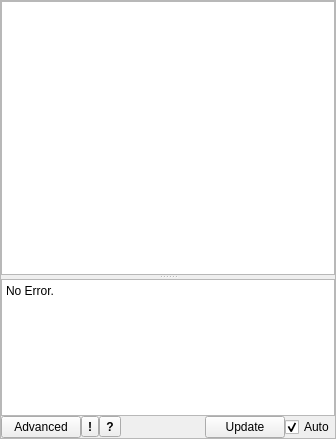
<?xml version="1.0" encoding="UTF-8"?>
<ui version="4.0">
 <class>Form</class>
 <widget class="QWidget" name="Form">
  <property name="geometry">
   <rect>
    <x>0</x>
    <y>0</y>
    <width>336</width>
    <height>439</height>
   </rect>
  </property>
  <property name="minimumSize">
   <size>
    <width>0</width>
    <height>100</height>
   </size>
  </property>
  <property name="windowTitle">
   <string>Form</string>
  </property>
  <layout class="QVBoxLayout" name="verticalLayout_5">
   <property name="spacing">
    <number>0</number>
   </property>
   <property name="leftMargin">
    <number>0</number>
   </property>
   <property name="topMargin">
    <number>0</number>
   </property>
   <property name="rightMargin">
    <number>0</number>
   </property>
   <property name="bottomMargin">
    <number>0</number>
   </property>
   <item>
    <widget class="QFrame" name="frame">
     <property name="frameShape">
      <enum>QFrame::StyledPanel</enum>
     </property>
     <property name="frameShadow">
      <enum>QFrame::Raised</enum>
     </property>
     <layout class="QVBoxLayout" name="verticalLayout_4">
      <property name="spacing">
       <number>0</number>
      </property>
      <property name="leftMargin">
       <number>0</number>
      </property>
      <property name="topMargin">
       <number>0</number>
      </property>
      <property name="rightMargin">
       <number>0</number>
      </property>
      <property name="bottomMargin">
       <number>0</number>
      </property>
      <item>
       <widget class="QSplitter" name="splitter">
        <property name="orientation">
         <enum>Qt::Vertical</enum>
        </property>
        <property name="childrenCollapsible">
         <bool>false</bool>
        </property>
        <widget class="QStackedWidget" name="stack">
         <property name="currentIndex">
          <number>0</number>
         </property>
         <widget class="QWidget" name="page">
          <layout class="QVBoxLayout" name="verticalLayout_3">
           <property name="spacing">
            <number>0</number>
           </property>
           <property name="leftMargin">
            <number>0</number>
           </property>
           <property name="topMargin">
            <number>0</number>
           </property>
           <property name="rightMargin">
            <number>0</number>
           </property>
           <property name="bottomMargin">
            <number>0</number>
           </property>
           <item>
            <widget class="ParameterTree" name="stimulusTree">
             <property name="headerHidden">
              <bool>true</bool>
             </property>
             <column>
              <property name="text">
               <string notr="true">1</string>
              </property>
             </column>
            </widget>
           </item>
          </layout>
         </widget>
         <widget class="QWidget" name="page_3">
          <layout class="QGridLayout" name="gridLayout">
           <item row="0" column="1">
            <spacer name="verticalSpacer_2">
             <property name="orientation">
              <enum>Qt::Vertical</enum>
             </property>
             <property name="sizeHint" stdset="0">
              <size>
               <width>20</width>
               <height>76</height>
              </size>
             </property>
            </spacer>
           </item>
           <item row="1" column="0" colspan="3">
            <widget class="QLabel" name="label">
             <property name="text">
              <string>Warning: Changes have been made to the function in advanced mode. These changes will be overwritten if you exit advanced mode. </string>
             </property>
             <property name="textFormat">
              <enum>Qt::AutoText</enum>
             </property>
             <property name="alignment">
              <set>Qt::AlignCenter</set>
             </property>
             <property name="wordWrap">
              <bool>true</bool>
             </property>
            </widget>
           </item>
           <item row="2" column="0" rowspan="2">
            <spacer name="horizontalSpacer">
             <property name="orientation">
              <enum>Qt::Horizontal</enum>
             </property>
             <property name="sizeHint" stdset="0">
              <size>
               <width>93</width>
               <height>78</height>
              </size>
             </property>
            </spacer>
           </item>
           <item row="2" column="1">
            <widget class="QPushButton" name="forceAdvancedBtn">
             <property name="text">
              <string>Back to
Advanced Mode</string>
             </property>
            </widget>
           </item>
           <item row="2" column="2" rowspan="2">
            <spacer name="horizontalSpacer_3">
             <property name="orientation">
              <enum>Qt::Horizontal</enum>
             </property>
             <property name="sizeHint" stdset="0">
              <size>
               <width>92</width>
               <height>78</height>
              </size>
             </property>
            </spacer>
           </item>
           <item row="3" column="1">
            <widget class="QPushButton" name="forceSimpleBtn">
             <property name="text">
              <string>Change to
Simple Mode</string>
             </property>
            </widget>
           </item>
           <item row="4" column="1">
            <spacer name="verticalSpacer">
             <property name="orientation">
              <enum>Qt::Vertical</enum>
             </property>
             <property name="sizeHint" stdset="0">
              <size>
               <width>20</width>
               <height>75</height>
              </size>
             </property>
            </spacer>
           </item>
          </layout>
         </widget>
         <widget class="QWidget" name="page_4">
          <layout class="QVBoxLayout" name="verticalLayout">
           <property name="spacing">
            <number>0</number>
           </property>
           <property name="leftMargin">
            <number>0</number>
           </property>
           <property name="topMargin">
            <number>0</number>
           </property>
           <property name="rightMargin">
            <number>0</number>
           </property>
           <property name="bottomMargin">
            <number>0</number>
           </property>
           <item>
            <widget class="QSplitter" name="splitter_2">
             <property name="orientation">
              <enum>Qt::Vertical</enum>
             </property>
             <property name="childrenCollapsible">
              <bool>false</bool>
             </property>
             <widget class="QTextEdit" name="functionText">
              <property name="minimumSize">
               <size>
                <width>0</width>
                <height>15</height>
               </size>
              </property>
              <property name="html">
               <string>&lt;!DOCTYPE HTML PUBLIC &quot;-//W3C//DTD HTML 4.0//EN&quot; &quot;http://www.w3.org/TR/REC-html40/strict.dtd&quot;&gt;
&lt;html&gt;&lt;head&gt;&lt;meta name=&quot;qrichtext&quot; content=&quot;1&quot; /&gt;&lt;style type=&quot;text/css&quot;&gt;
p, li { white-space: pre-wrap; }
&lt;/style&gt;&lt;/head&gt;&lt;body style=&quot; font-family:'MS Shell Dlg 2'; font-size:8pt; font-weight:400; font-style:normal;&quot;&gt;
&lt;p style=&quot;-qt-paragraph-type:empty; margin-top:0px; margin-bottom:0px; margin-left:0px; margin-right:0px; -qt-block-indent:0; text-indent:0px; font-family:'Sans Serif'; font-size:7pt;&quot;&gt;&lt;br /&gt;&lt;/p&gt;&lt;/body&gt;&lt;/html&gt;</string>
              </property>
             </widget>
             <widget class="ParameterTree" name="seqTree">
              <attribute name="headerVisible">
               <bool>false</bool>
              </attribute>
              <column>
               <property name="text">
                <string notr="true">1</string>
               </property>
              </column>
             </widget>
            </widget>
           </item>
          </layout>
         </widget>
         <widget class="QWidget" name="page_2">
          <layout class="QVBoxLayout" name="verticalLayout_2">
           <property name="leftMargin">
            <number>0</number>
           </property>
           <property name="topMargin">
            <number>0</number>
           </property>
           <property name="rightMargin">
            <number>0</number>
           </property>
           <property name="bottomMargin">
            <number>0</number>
           </property>
           <item>
            <widget class="QTextBrowser" name="textBrowser">
             <property name="html">
              <string>&lt;!DOCTYPE HTML PUBLIC &quot;-//W3C//DTD HTML 4.0//EN&quot; &quot;http://www.w3.org/TR/REC-html40/strict.dtd&quot;&gt;
&lt;html&gt;&lt;head&gt;&lt;meta name=&quot;qrichtext&quot; content=&quot;1&quot; /&gt;&lt;style type=&quot;text/css&quot;&gt;
p, li { white-space: pre-wrap; }
&lt;/style&gt;&lt;/head&gt;&lt;body style=&quot; font-family:'MS Shell Dlg 2'; font-size:8pt; font-weight:400; font-style:normal;&quot;&gt;
&lt;p align=&quot;center&quot; style=&quot; margin-top:0px; margin-bottom:0px; margin-left:0px; margin-right:0px; -qt-block-indent:0; text-indent:0px;&quot;&gt;&lt;span style=&quot; font-family:'Ubuntu'; font-size:9pt; font-weight:600;&quot;&gt;Waveform Generator Reference&lt;/span&gt;&lt;/p&gt;
&lt;p style=&quot; margin-top:0px; margin-bottom:0px; margin-left:0px; margin-right:0px; -qt-block-indent:0; text-indent:0px;&quot;&gt;&lt;span style=&quot; font-family:'Ubuntu';&quot;&gt;Arbitrary waveforms may be generated by entering a Python expression which returns an array of values. The easiest approach is to use one (or more) of the built-in functions:&lt;/span&gt;&lt;/p&gt;
&lt;ul style=&quot;margin-top: 0px; margin-bottom: 0px; margin-left: 0px; margin-right: 0px; -qt-list-indent: 1;&quot;&gt;&lt;li style=&quot; font-family:'Ubuntu';&quot; style=&quot; margin-top:12px; margin-bottom:0px; margin-left:0px; margin-right:0px; -qt-block-indent:0; text-indent:0px;&quot;&gt;&lt;a href=&quot;#steps&quot;&gt;&lt;span style=&quot; text-decoration: underline; color:#0057ae;&quot;&gt;steps&lt;/span&gt;&lt;/a&gt; - step the waveform to new values at specific times&lt;/li&gt;
&lt;li style=&quot; font-family:'Ubuntu';&quot; style=&quot; margin-top:0px; margin-bottom:0px; margin-left:0px; margin-right:0px; -qt-block-indent:0; text-indent:0px;&quot;&gt;&lt;a href=&quot;#pulse&quot;&gt;&lt;span style=&quot; text-decoration: underline; color:#0057ae;&quot;&gt;pulse&lt;/span&gt;&lt;/a&gt; - generate one or more square pulses&lt;/li&gt;
&lt;li style=&quot; font-family:'Ubuntu';&quot; style=&quot; margin-top:0px; margin-bottom:0px; margin-left:0px; margin-right:0px; -qt-block-indent:0; text-indent:0px;&quot;&gt;&lt;a href=&quot;#waves&quot;&gt;&lt;span style=&quot; text-decoration: underline; color:#0057ae;&quot;&gt;squareWave&lt;/span&gt;&lt;/a&gt; - generate a square wave over a specific time range&lt;/li&gt;
&lt;li style=&quot; font-family:'Ubuntu';&quot; style=&quot; margin-top:0px; margin-bottom:0px; margin-left:0px; margin-right:0px; -qt-block-indent:0; text-indent:0px;&quot;&gt;&lt;a href=&quot;#waves&quot;&gt;&lt;span style=&quot; text-decoration: underline; color:#0057ae;&quot;&gt;sineWave&lt;/span&gt;&lt;/a&gt; - generate a sine wave over a specific time range&lt;/li&gt;
&lt;li style=&quot; font-family:'Ubuntu';&quot; style=&quot; margin-top:0px; margin-bottom:0px; margin-left:0px; margin-right:0px; -qt-block-indent:0; text-indent:0px;&quot;&gt;&lt;a href=&quot;#waves&quot;&gt;&lt;span style=&quot; text-decoration: underline; color:#0057ae;&quot;&gt;sawWave&lt;/span&gt;&lt;/a&gt; - generate a saw wave over a specific time range&lt;/li&gt;
&lt;li style=&quot; font-family:'Ubuntu';&quot; style=&quot; margin-top:0px; margin-bottom:12px; margin-left:0px; margin-right:0px; -qt-block-indent:0; text-indent:0px;&quot;&gt;&lt;a href=&quot;#waves&quot;&gt;&lt;span style=&quot; text-decoration: underline; color:#0057ae;&quot;&gt;listWave&lt;/span&gt;&lt;/a&gt; - repeat a series of values over a specific time range&lt;/li&gt;&lt;/ul&gt;
&lt;p style=&quot; margin-top:0px; margin-bottom:0px; margin-left:0px; margin-right:0px; -qt-block-indent:0; text-indent:0px;&quot;&gt;&lt;span style=&quot; font-family:'Ubuntu';&quot;&gt;Numerical values may be specified with standard scaled-unit variables like &amp;quot;mV&amp;quot; and &amp;quot;kHz&amp;quot; (these values should be multiplied with a number, eg 120*kHz). &lt;/span&gt;&lt;/p&gt;
&lt;p style=&quot;-qt-paragraph-type:empty; margin-top:0px; margin-bottom:0px; margin-left:0px; margin-right:0px; -qt-block-indent:0; text-indent:0px; font-family:'Ubuntu';&quot;&gt;&lt;br /&gt;&lt;/p&gt;
&lt;p style=&quot; margin-top:0px; margin-bottom:0px; margin-left:0px; margin-right:0px; -qt-block-indent:0; text-indent:0px;&quot;&gt;&lt;span style=&quot; font-family:'Ubuntu'; font-weight:600;&quot;&gt;Sequence Parameters&lt;/span&gt;&lt;span style=&quot; font-family:'Ubuntu';&quot;&gt;: Commonly, we want a function to run multiple times while varying one or more of its parameters. To accomplish this, click &amp;quot;Add Sequence Parameter&amp;quot;, configure the new parameter's properties, and substitute any numerical value in the function with the name of the new parameter. Parameters may be renamed or removed by right clicking on their name.&lt;/span&gt;&lt;/p&gt;
&lt;p style=&quot;-qt-paragraph-type:empty; margin-top:0px; margin-bottom:0px; margin-left:0px; margin-right:0px; -qt-block-indent:0; text-indent:0px; font-family:'Ubuntu';&quot;&gt;&lt;br /&gt;&lt;/p&gt;
&lt;p style=&quot; margin-top:0px; margin-bottom:0px; margin-left:0px; margin-right:0px; -qt-block-indent:0; text-indent:0px;&quot;&gt;&lt;span style=&quot; font-family:'Ubuntu'; font-weight:600;&quot;&gt;Function Reference:&lt;/span&gt;&lt;/p&gt;
&lt;p style=&quot;-qt-paragraph-type:empty; margin-top:0px; margin-bottom:0px; margin-left:0px; margin-right:0px; -qt-block-indent:0; text-indent:0px; font-family:'Ubuntu'; font-weight:600;&quot;&gt;&lt;br /&gt;&lt;/p&gt;
&lt;p style=&quot; margin-top:0px; margin-bottom:0px; margin-left:0px; margin-right:0px; -qt-block-indent:0; text-indent:0px;&quot;&gt;&lt;span style=&quot; font-family:'Sans Serif'; font-weight:600;&quot;&gt;steps&lt;/span&gt;&lt;span style=&quot; font-family:'Sans Serif';&quot;&gt;( times, values, [base=0.0] )&lt;/span&gt;&lt;/p&gt;
&lt;p style=&quot; margin-top:0px; margin-bottom:0px; margin-left:0px; margin-right:0px; -qt-block-indent:0; text-indent:0px;&quot;&gt;&lt;span style=&quot; font-family:'Sans Serif';&quot;&gt;Steps the waveform to new values at specific times.&lt;/span&gt;&lt;/p&gt;
&lt;p style=&quot; margin-top:0px; margin-bottom:0px; margin-left:0px; margin-right:0px; -qt-block-indent:0; text-indent:0px;&quot;&gt;&lt;span style=&quot; font-family:'Sans Serif';&quot;&gt;    times - list of times marking each step&lt;/span&gt;&lt;/p&gt;
&lt;p style=&quot; margin-top:0px; margin-bottom:0px; margin-left:0px; margin-right:0px; -qt-block-indent:0; text-indent:0px;&quot;&gt;&lt;span style=&quot; font-family:'Sans Serif';&quot;&gt;                 eg: [1*ms, 10*ms, 30*ms]&lt;/span&gt;&lt;/p&gt;
&lt;p style=&quot; margin-top:0px; margin-bottom:0px; margin-left:0px; margin-right:0px; -qt-block-indent:0; text-indent:0px;&quot;&gt;&lt;span style=&quot; font-family:'Sans Serif';&quot;&gt;    values - list of values&lt;/span&gt;&lt;/p&gt;
&lt;p style=&quot; margin-top:0px; margin-bottom:0px; margin-left:0px; margin-right:0px; -qt-block-indent:0; text-indent:0px;&quot;&gt;&lt;span style=&quot; font-family:'Sans Serif';&quot;&gt;                 eg: [0*mV, 30*mV, 0*mV]&lt;/span&gt;&lt;/p&gt;
&lt;p style=&quot; margin-top:0px; margin-bottom:0px; margin-left:0px; margin-right:0px; -qt-block-indent:0; text-indent:0px;&quot;&gt;&lt;span style=&quot; font-family:'Sans Serif';&quot;&gt;    base - the initial value of the waveform&lt;/span&gt;&lt;/p&gt;
&lt;p style=&quot; margin-top:0px; margin-bottom:0px; margin-left:0px; margin-right:0px; -qt-block-indent:0; text-indent:0px;&quot;&gt;&lt;span style=&quot; font-family:'Sans Serif';&quot;&gt;Example: start at 0mV, step down to -30mV at 50ms, then step up to 30mV at 100ms&lt;/span&gt;&lt;/p&gt;
&lt;p style=&quot; margin-top:0px; margin-bottom:0px; margin-left:0px; margin-right:0px; -qt-block-indent:0; text-indent:0px;&quot;&gt;&lt;span style=&quot; font-family:'Sans Serif';&quot;&gt;    steps([50*ms, 100*ms], [-30*mV, 30*mV])&lt;/span&gt;&lt;/p&gt;
&lt;p style=&quot;-qt-paragraph-type:empty; margin-top:0px; margin-bottom:0px; margin-left:0px; margin-right:0px; -qt-block-indent:0; text-indent:0px; font-family:'Sans Serif';&quot;&gt;&lt;br /&gt;&lt;/p&gt;
&lt;p style=&quot; margin-top:0px; margin-bottom:0px; margin-left:0px; margin-right:0px; -qt-block-indent:0; text-indent:0px;&quot;&gt;&lt;span style=&quot; font-family:'Sans Serif'; font-weight:600;&quot;&gt;pulse&lt;/span&gt;&lt;span style=&quot; font-family:'Sans Serif';&quot;&gt;( times, widths, values, [base=0.0] )&lt;/span&gt;&lt;/p&gt;
&lt;p style=&quot; margin-top:0px; margin-bottom:0px; margin-left:0px; margin-right:0px; -qt-block-indent:0; text-indent:0px;&quot;&gt;&lt;span style=&quot; font-family:'Sans Serif';&quot;&gt;Generates one or more square pulses&lt;/span&gt;&lt;/p&gt;
&lt;p style=&quot; margin-top:0px; margin-bottom:0px; margin-left:0px; margin-right:0px; -qt-block-indent:0; text-indent:0px;&quot;&gt;&lt;span style=&quot; font-family:'Sans Serif';&quot;&gt;    times - a value or a list of values marking the time of the pulse(s)&lt;/span&gt;&lt;/p&gt;
&lt;p style=&quot; margin-top:0px; margin-bottom:0px; margin-left:0px; margin-right:0px; -qt-block-indent:0; text-indent:0px;&quot;&gt;&lt;span style=&quot; font-family:'Sans Serif';&quot;&gt;    widths - a value or a list of values indicating the width of the pulse(s)&lt;/span&gt;&lt;/p&gt;
&lt;p style=&quot; margin-top:0px; margin-bottom:0px; margin-left:0px; margin-right:0px; -qt-block-indent:0; text-indent:0px;&quot;&gt;&lt;span style=&quot; font-family:'Sans Serif';&quot;&gt;    values - a value or a list of values indicating the height of the pulse(s)&lt;/span&gt;&lt;/p&gt;
&lt;p style=&quot; margin-top:0px; margin-bottom:0px; margin-left:0px; margin-right:0px; -qt-block-indent:0; text-indent:0px;&quot;&gt;&lt;span style=&quot; font-family:'Sans Serif';&quot;&gt;    base - the baseline value of the waveform&lt;/span&gt;&lt;/p&gt;
&lt;p style=&quot; margin-top:0px; margin-bottom:0px; margin-left:0px; margin-right:0px; -qt-block-indent:0; text-indent:0px;&quot;&gt;&lt;span style=&quot; font-family:'Sans Serif';&quot;&gt;Example:  20pA pulse starting at 10ms and ending at 40ms&lt;/span&gt;&lt;/p&gt;
&lt;p style=&quot; margin-top:0px; margin-bottom:0px; margin-left:0px; margin-right:0px; -qt-block-indent:0; text-indent:0px;&quot;&gt;&lt;span style=&quot; font-family:'Sans Serif';&quot;&gt;    pulse(10*ms, 30*ms, 20*pA)&lt;/span&gt;&lt;/p&gt;
&lt;p style=&quot; margin-top:0px; margin-bottom:0px; margin-left:0px; margin-right:0px; -qt-block-indent:0; text-indent:0px;&quot;&gt;&lt;span style=&quot; font-family:'Sans Serif';&quot;&gt;Example:  20 and 30pA pulses, 10ms wide, starting at 20 and 40ms&lt;/span&gt;&lt;/p&gt;
&lt;p style=&quot; margin-top:0px; margin-bottom:0px; margin-left:0px; margin-right:0px; -qt-block-indent:0; text-indent:0px;&quot;&gt;&lt;span style=&quot; font-family:'Sans Serif';&quot;&gt;    pulse([20*ms, 40*ms], 10*ms, [20*pA, 30*pA])&lt;/span&gt;&lt;/p&gt;
&lt;p style=&quot;-qt-paragraph-type:empty; margin-top:0px; margin-bottom:0px; margin-left:0px; margin-right:0px; -qt-block-indent:0; text-indent:0px; font-family:'Sans Serif';&quot;&gt;&lt;br /&gt;&lt;/p&gt;
&lt;p style=&quot; margin-top:0px; margin-bottom:0px; margin-left:0px; margin-right:0px; -qt-block-indent:0; text-indent:0px;&quot;&gt;&lt;span style=&quot; font-family:'Sans Serif'; font-weight:600;&quot;&gt;sineWave&lt;/span&gt;&lt;span style=&quot; font-family:'Sans Serif';&quot;&gt;(period, amplitude=1.0, phase=0.0, start=0.0, stop=None, base=0.0)&lt;/span&gt;&lt;/p&gt;
&lt;p style=&quot; margin-top:0px; margin-bottom:0px; margin-left:0px; margin-right:0px; -qt-block-indent:0; text-indent:0px;&quot;&gt;&lt;span style=&quot; font-family:'Sans Serif'; font-weight:600;&quot;&gt;squareWave&lt;/span&gt;&lt;span style=&quot; font-family:'Sans Serif';&quot;&gt;(period, amplitude=1.0, phase=0.0, duty=0.5, start=0.0, stop=None, base=0.0)&lt;/span&gt;&lt;/p&gt;
&lt;p style=&quot; margin-top:0px; margin-bottom:0px; margin-left:0px; margin-right:0px; -qt-block-indent:0; text-indent:0px;&quot;&gt;&lt;span style=&quot; font-family:'Sans Serif'; font-weight:600;&quot;&gt;sawWave&lt;/span&gt;&lt;span style=&quot; font-family:'Sans Serif';&quot;&gt;(period, amplitude=1.0, phase=0.0, start=0.0, stop=None, base=0.0)&lt;/span&gt;&lt;/p&gt;
&lt;p style=&quot; margin-top:0px; margin-bottom:0px; margin-left:0px; margin-right:0px; -qt-block-indent:0; text-indent:0px;&quot;&gt;&lt;span style=&quot; font-family:'Sans Serif'; font-weight:600;&quot;&gt;listWave&lt;/span&gt;&lt;span style=&quot; font-family:'Sans Serif';&quot;&gt;(period, values, phase=0.0, start=0.0, stop=None, base=0.0)&lt;/span&gt;&lt;/p&gt;
&lt;p style=&quot; margin-top:0px; margin-bottom:0px; margin-left:0px; margin-right:0px; -qt-block-indent:0; text-indent:0px;&quot;&gt;&lt;span style=&quot; font-family:'Sans Serif';&quot;&gt;These functions generate periodic waveforms using (mostly) identical arguments.&lt;/span&gt;&lt;/p&gt;
&lt;p style=&quot; margin-top:0px; margin-bottom:0px; margin-left:0px; margin-right:0px; -qt-block-indent:0; text-indent:0px;&quot;&gt;&lt;span style=&quot; font-family:'Sans Serif';&quot;&gt;    period - the period of the wave. Eg: 10*us or 1.0/(100*kHz)&lt;/span&gt;&lt;/p&gt;
&lt;p style=&quot; margin-top:0px; margin-bottom:0px; margin-left:0px; margin-right:0px; -qt-block-indent:0; text-indent:0px;&quot;&gt;&lt;span style=&quot; font-family:'Sans Serif';&quot;&gt;    amplitude - the peak amplitude of the wave. Eg: 10*mV&lt;/span&gt;&lt;/p&gt;
&lt;p style=&quot; margin-top:0px; margin-bottom:0px; margin-left:0px; margin-right:0px; -qt-block-indent:0; text-indent:0px;&quot;&gt;&lt;span style=&quot; font-family:'Sans Serif';&quot;&gt;    phase - the starting phase of the wave in cycles (ie, 0.5 means 180 degrees)&lt;/span&gt;&lt;/p&gt;
&lt;p style=&quot; margin-top:0px; margin-bottom:0px; margin-left:0px; margin-right:0px; -qt-block-indent:0; text-indent:0px;&quot;&gt;&lt;span style=&quot; font-family:'Sans Serif';&quot;&gt;    start - the starting time of the waveform. Everything before uses the base value.&lt;/span&gt;&lt;/p&gt;
&lt;p style=&quot; margin-top:0px; margin-bottom:0px; margin-left:0px; margin-right:0px; -qt-block-indent:0; text-indent:0px;&quot;&gt;&lt;span style=&quot; font-family:'Sans Serif';&quot;&gt;    stop - the stopping time of the waveform. Everything after uses the base value.&lt;/span&gt;&lt;/p&gt;
&lt;p style=&quot; margin-top:0px; margin-bottom:0px; margin-left:0px; margin-right:0px; -qt-block-indent:0; text-indent:0px;&quot;&gt;&lt;span style=&quot; font-family:'Sans Serif';&quot;&gt;    base - value to use before start/stop of wave.&lt;/span&gt;&lt;/p&gt;
&lt;p style=&quot; margin-top:0px; margin-bottom:0px; margin-left:0px; margin-right:0px; -qt-block-indent:0; text-indent:0px;&quot;&gt;&lt;span style=&quot; font-family:'Sans Serif';&quot;&gt;Specific to squareWave:&lt;/span&gt;&lt;/p&gt;
&lt;p style=&quot; margin-top:0px; margin-bottom:0px; margin-left:0px; margin-right:0px; -qt-block-indent:0; text-indent:0px;&quot;&gt;&lt;span style=&quot; font-family:'Sans Serif';&quot;&gt;    duty - The duty cycle of the wave (0.0 - 1.0)&lt;/span&gt;&lt;/p&gt;
&lt;p style=&quot; margin-top:0px; margin-bottom:0px; margin-left:0px; margin-right:0px; -qt-block-indent:0; text-indent:0px;&quot;&gt;&lt;span style=&quot; font-family:'Sans Serif';&quot;&gt;Specific to listWave:&lt;/span&gt;&lt;/p&gt;
&lt;p style=&quot; margin-top:0px; margin-bottom:0px; margin-left:0px; margin-right:0px; -qt-block-indent:0; text-indent:0px;&quot;&gt;&lt;span style=&quot; font-family:'Sans Serif';&quot;&gt;    values - the list of values that are iterated over for each cycle of the wave. &lt;/span&gt;&lt;/p&gt;
&lt;p style=&quot;-qt-paragraph-type:empty; margin-top:0px; margin-bottom:0px; margin-left:0px; margin-right:0px; -qt-block-indent:0; text-indent:0px; font-family:'Sans Serif';&quot;&gt;&lt;br /&gt;&lt;/p&gt;
&lt;p style=&quot;-qt-paragraph-type:empty; margin-top:0px; margin-bottom:0px; margin-left:0px; margin-right:0px; -qt-block-indent:0; text-indent:0px; font-family:'Ubuntu';&quot;&gt;&lt;br /&gt;&lt;/p&gt;
&lt;p style=&quot;-qt-paragraph-type:empty; margin-top:0px; margin-bottom:0px; margin-left:0px; margin-right:0px; -qt-block-indent:0; text-indent:0px; font-family:'Ubuntu';&quot;&gt;&lt;br /&gt;&lt;/p&gt;&lt;/body&gt;&lt;/html&gt;</string>
             </property>
            </widget>
           </item>
          </layout>
         </widget>
        </widget>
        <widget class="QTextBrowser" name="errorText">
         <property name="minimumSize">
          <size>
           <width>0</width>
           <height>15</height>
          </size>
         </property>
         <property name="html">
          <string>&lt;!DOCTYPE HTML PUBLIC &quot;-//W3C//DTD HTML 4.0//EN&quot; &quot;http://www.w3.org/TR/REC-html40/strict.dtd&quot;&gt;
&lt;html&gt;&lt;head&gt;&lt;meta name=&quot;qrichtext&quot; content=&quot;1&quot; /&gt;&lt;style type=&quot;text/css&quot;&gt;
p, li { white-space: pre-wrap; }
&lt;/style&gt;&lt;/head&gt;&lt;body style=&quot; font-family:'MS Shell Dlg 2'; font-size:8pt; font-weight:400; font-style:normal;&quot;&gt;
&lt;p style=&quot; margin-top:0px; margin-bottom:0px; margin-left:0px; margin-right:0px; -qt-block-indent:0; text-indent:0px;&quot;&gt;&lt;span style=&quot; font-family:'Ubuntu'; font-size:9pt;&quot;&gt;No Error.&lt;/span&gt;&lt;/p&gt;&lt;/body&gt;&lt;/html&gt;</string>
         </property>
        </widget>
       </widget>
      </item>
      <item>
       <layout class="QHBoxLayout" name="horizontalLayout">
        <property name="spacing">
         <number>0</number>
        </property>
        <item>
         <widget class="QPushButton" name="advancedBtn">
          <property name="text">
           <string>Advanced</string>
          </property>
          <property name="checkable">
           <bool>true</bool>
          </property>
         </widget>
        </item>
        <item>
         <widget class="QToolButton" name="errorBtn">
          <property name="enabled">
           <bool>true</bool>
          </property>
          <property name="sizePolicy">
           <sizepolicy hsizetype="Fixed" vsizetype="Fixed">
            <horstretch>0</horstretch>
            <verstretch>0</verstretch>
           </sizepolicy>
          </property>
          <property name="font">
           <font>
            <weight>75</weight>
            <bold>true</bold>
           </font>
          </property>
          <property name="text">
           <string>!</string>
          </property>
          <property name="checkable">
           <bool>true</bool>
          </property>
         </widget>
        </item>
        <item>
         <widget class="QToolButton" name="helpBtn">
          <property name="sizePolicy">
           <sizepolicy hsizetype="Fixed" vsizetype="Fixed">
            <horstretch>0</horstretch>
            <verstretch>0</verstretch>
           </sizepolicy>
          </property>
          <property name="font">
           <font>
            <weight>75</weight>
            <bold>true</bold>
           </font>
          </property>
          <property name="text">
           <string>?</string>
          </property>
          <property name="checkable">
           <bool>true</bool>
          </property>
         </widget>
        </item>
        <item>
         <spacer name="horizontalSpacer_2">
          <property name="orientation">
           <enum>Qt::Horizontal</enum>
          </property>
          <property name="sizeHint" stdset="0">
           <size>
            <width>40</width>
            <height>20</height>
           </size>
          </property>
         </spacer>
        </item>
        <item>
         <widget class="QPushButton" name="updateBtn">
          <property name="text">
           <string>Update</string>
          </property>
         </widget>
        </item>
        <item>
         <widget class="QCheckBox" name="autoUpdateCheck">
          <property name="text">
           <string>Auto</string>
          </property>
          <property name="checked">
           <bool>true</bool>
          </property>
         </widget>
        </item>
       </layout>
      </item>
     </layout>
    </widget>
   </item>
  </layout>
 </widget>
 <layoutdefault spacing="0" margin="0"/>
 <customwidgets>
  <customwidget>
   <class>ParameterTree</class>
   <extends>QTreeWidget</extends>
   <header>pyqtgraph.parametertree</header>
  </customwidget>
 </customwidgets>
 <resources/>
 <connections/>
</ui>
